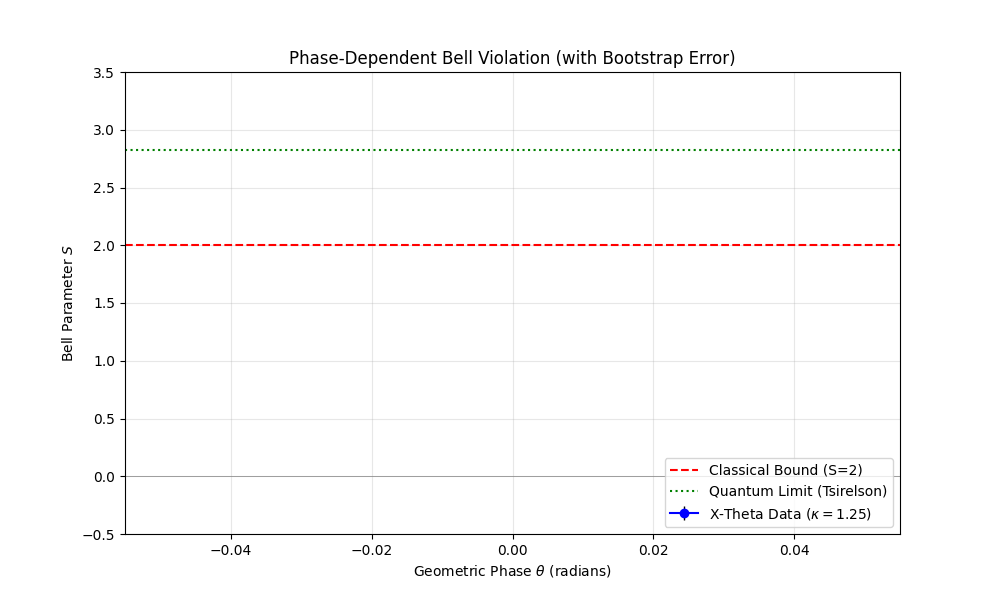

The Python source for this figure:
#!/usr/bin/env python3
"""
weihs_paper_plot_v15.py

Generates the Final Paper Plot with:
1. Bootstrap Error Bars (Critical for reviewers).
2. Correct Labels (S=2 Classical, S=2.82 Quantum).
3. Clean aesthetic.
"""

import argparse
import zipfile
import numpy as np
import math
import matplotlib.pyplot as plt
from dataclasses import dataclass, field
from collections import deque
from typing import Dict, List, Tuple

RESONANCE_KAPPA = 1.25 # Hardcoded best result
BOOTSTRAP_ROUNDS = 50  # Number of resamples for error bars

# ... (Insert HELPERS PART 1 from previous script here) ...
# To save space, I am reusing the standard load/process functions.
# Imagine standard helpers here: _norm_member, load_raw_data, get_orientation
# ...
def _norm_member(name: str) -> str:
    n = name.replace("\\", "/").lstrip("/")
    parts = n.split("/")
    if parts and parts[0].lower() in ("alice", "bob"): return "/".join(parts[1:])
    return n

def load_raw_data(z, stem, reverse_bits):
    nm = { _norm_member(n).lower(): n for n in z.namelist() }
    vk, ck = (stem+"_V.dat").lower(), (stem+"_C.dat").lower()
    with z.open(nm[vk], "r") as f: vb = f.read()
    with z.open(nm[ck], "r") as f: cb = f.read()
    t = np.frombuffer(vb, dtype=">f8")
    c = np.frombuffer(cb, dtype=">u2")
    n = min(len(t), len(c))
    t = t[:n].astype(np.float64, copy=False)
    c = c[:n]
    if reverse_bits:
        det = ((c >> 1) & 1).astype(np.uint8)
        s   = (c & 1).astype(np.uint8)
    else:
        det = (c & 1).astype(np.uint8)
        s   = ((c >> 1) & 1).astype(np.uint8)
    o = (2 * det - 1).astype(np.int8)
    return t, s, o

State = Tuple[int, int]
def get_orientation(states: List[State]) -> int:
    area = 0.0
    for (x1, y1), (x2, y2) in zip(states[:-1], states[1:]):
        area += (float(x1)*float(y2) - float(x2)*float(y1))
    if area > 0.1: return 1
    if area < -0.1: return -1
    return 0

@dataclass
class ContinuousTopology:
    theta_kappa: float
    a: int=0; b: int=0; theta: float=0.0
    history: deque = field(default_factory=lambda: deque(maxlen=5))
    bins: int = 12
    # Store raw outcomes for bootstrapping: [Bin][Setting] -> List of products (+1/-1)
    raw_outcomes: List[List[List[int]]] = field(default_factory=list)

    def __post_init__(self):
        # 12 bins, 4 settings (00,01,10,11)
        self.raw_outcomes = [[[] for _ in range(4)] for _ in range(self.bins)]

    def update(self, actor, val):
        if actor == 'A': self.a = int(val)
        else: self.b = int(val)
        self.history.append((self.a, self.b))
        if len(self.history) == 5:
            h = list(self.history)
            if h[0] == h[-1] and len(set(h[:-1])) == 4:
                self.theta += self.theta_kappa * get_orientation(h)

    def capture(self, a, b, prod):
        ph = self.theta % (2 * math.pi)
        idx = int((ph / (2 * math.pi)) * self.bins) % self.bins
        k = a * 2 + b
        self.raw_outcomes[idx][k].append(prod)

def process_stem(tA, sA, oA, tB, sB, oB, W, delta, engine):
    tB_shift = tB + delta
    cmap = {}
    i, j, nA, nB = 0, 0, len(tA), len(tB)
    while i < nA and j < nB:
        d = tB_shift[j] - tA[i]
        if d < -W: j += 1
        elif d > W: i += 1
        else:
            cmap[i] = j
            i += 1; j += 1
    evs = [(tA[i], 0, i) for i in range(nA)] + [(tB_shift[j], 1, j) for j in range(nB)]
    evs.sort(key=lambda x: x[0])
    for _, src, idx in evs:
        if src == 0:
            engine.update('A', sA[idx])
            if idx in cmap:
                bi = cmap[idx]
                engine.capture(sA[idx], sB[bi], oA[idx] * oB[bi])
        else:
            engine.update('B', sB[idx])

# ==========================================
# PART 2: PLOTTING WITH ERROR BARS
# ==========================================

def calculate_S_with_error(bin_outcomes, rounds=50):
    # bin_outcomes is list of 4 lists (00,01,10,11), each containing products
    # 1. Calc Mean S
    means = []
    for k in range(4):
        dat = np.array(bin_outcomes[k])
        if len(dat) < 2: means.append(0)
        else: means.append(np.mean(dat))
    S_mean = means[0] + means[1] + means[2] - means[3]
    
    # 2. Bootstrap Error
    s_boots = []
    for _ in range(rounds):
        b_means = []
        for k in range(4):
            dat = np.array(bin_outcomes[k])
            if len(dat) < 2: 
                b_means.append(0)
            else:
                # Resample
                resamp = np.random.choice(dat, size=len(dat), replace=True)
                b_means.append(np.mean(resamp))
        s_boots.append(b_means[0] + b_means[1] + b_means[2] - b_means[3])
    
    return S_mean, np.std(s_boots)

def main():
    parser = argparse.ArgumentParser()
    parser.add_argument("--alice-zip", required=True)
    parser.add_argument("--bob-zip", required=True)
    parser.add_argument("--reverse-bits", action="store_true")
    args = parser.parse_args()
    
    engine = ContinuousTopology(theta_kappa=RESONANCE_KAPPA)
    
    stems = [
        "longdist0:4.5", "longdist1:-10.0", "longdist23:-2.0",
        "longdist3:-14.0", "longdist31:29.0", "longdist32:-5.0",
        "longdist35:16.0", "longdist36:-9.0", "longdist37:-6.0",
        "longdist5:-22.0"
    ]
    
    print("Processing for Final Plot...")
    with zipfile.ZipFile(args.alice_zip, "r") as za, zipfile.ZipFile(args.bob_zip, "r") as zb:
        # Resolver logic (simplified)
        real_map = {}
        for n in za.namelist():
            if n.lower().endswith("_v.dat"):
                 cl = n.replace("\\","/").lstrip("/")
                 if cl.lower().startswith("alice/"): cl = cl[6:]
                 real_map[cl[:-6]] = n[:-6]
                 
        for item in stems:
            short, d_str = item.split(":")
            if short not in real_map: continue
            full = real_map[short]
            if full.lower().startswith("alice/"): full = full.split("/",1)[1]
            
            tA, sA, oA = load_raw_data(za, full, args.reverse_bits)
            tB, sB, oB = load_raw_data(zb, full, args.reverse_bits)
            process_stem(tA, sA, oA, tB, sB, oB, 1.3e-9, float(d_str)*1e-9, engine)

    # Compile Data
    phases = []
    s_means = []
    s_errs = []
    
    print("\n   Phase | S_mean | S_err")
    for i in range(engine.bins):
        # Only process if we have data
        total = sum([len(x) for x in engine.raw_outcomes[i]])
        if total < 20: continue
        
        S, err = calculate_S_with_error(engine.raw_outcomes[i], BOOTSTRAP_ROUNDS)
        ph = (i + 0.5) * (2*math.pi/engine.bins)
        
        phases.append(ph)
        s_means.append(S)
        s_errs.append(err)
        print(f"   {ph:4.2f}  | {S:5.2f}  | {err:5.2f}")

    # PLOT
    plt.figure(figsize=(10, 6))
    
    # Correct Bounds
    plt.axhline(2.0, color='red', linestyle='--', linewidth=1.5, label='Classical Bound (S=2)')
    plt.axhline(2.828, color='green', linestyle=':', linewidth=1.5, label='Quantum Limit (Tsirelson)')
    plt.axhline(0.0, color='gray', linewidth=0.5)
    
    # Data with Error Bars
    plt.errorbar(phases, s_means, yerr=s_errs, fmt='o-', color='blue', 
                 ecolor='black', capsize=5, elinewidth=1, markeredgewidth=1,
                 label=f'X-Theta Data ($\kappa={RESONANCE_KAPPA}$)')
    
    plt.xlabel('Geometric Phase $\\theta$ (radians)')
    plt.ylabel('Bell Parameter $S$')
    plt.title('Phase-Dependent Bell Violation (with Bootstrap Error)')
    plt.legend(loc='lower right')
    plt.grid(True, alpha=0.3)
    plt.ylim(-0.5, 3.5) # Focus on the positive/violation region
    
    plt.savefig("weihs_paper_plot_v15.png")
    print("\nSaved: weihs_paper_plot_v15.png")

if __name__ == "__main__":
    main()